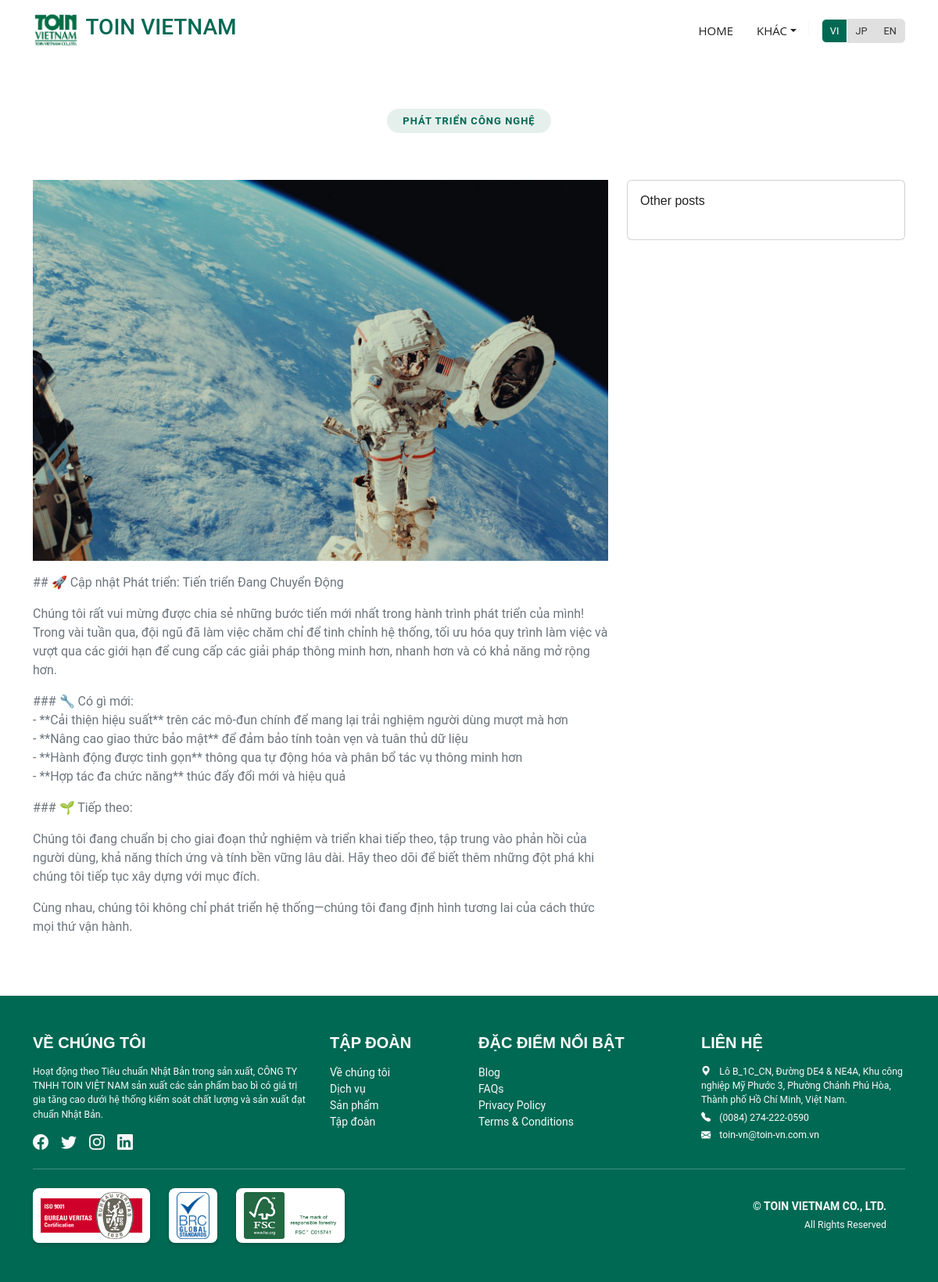
The page /vi/blog/1/ on the database its author committed.
### pages/models.py (models this page shows, shortened)
class Post(models.Model):
    id = models.AutoField(primary_key=True)
    en_title = models.CharField(max_length=200, null=True, blank=True)
    vi_title = models.CharField(max_length=200, null=True, blank=True)
    jp_title = models.CharField(max_length=200, null=True, blank=True)
    en_description = models.TextField(null=True, blank=True)
    vi_description = models.TextField(null=True, blank=True)
    jp_description = models.TextField(null=True, blank=True)
    image = models.FileField(upload_to="post/", blank=True, null=True)
    is_published = models.BooleanField(
        default=False, help_text="Publish this post to make it visible on the blog"
    )
    publish_date = models.DateTimeField(
        null=True, blank=True, help_text="Date and time when this post was published"
    )
    def get_description(self):
        language = get_language()
        return (
            getattr(self, f"{language}_description", None)
            or getattr(self, "en_description", None)
            or getattr(self, "vi_description", None)
            or getattr(self, "jp_description", None)
            or "No description available"
        )
    def get_title(self):
        language = get_language()
        return getattr(self, f"{language}_title", None)

class Address(models.Model):
    id = models.AutoField(primary_key=True)
    company_profile = models.ForeignKey(
        "CompanyProfile", on_delete=models.CASCADE, related_name="office_addresses"
    )
    en_name = models.CharField(max_length=200, null=True, blank=True)
    vi_name = models.CharField(max_length=200, null=True, blank=True)
    jp_name = models.CharField(max_length=200, null=True, blank=True)
    en_address = models.TextField(null=False, blank=False, default="No Data")
    vi_address = models.TextField(null=False, blank=False, default="No Data")
    jp_address = models.TextField(null=False, blank=False, default="No Data")
    address_link = models.TextField(null=True, blank=True)

class CompanyProfile(models.Model):
    id = models.AutoField(primary_key=True)
    company_name = models.CharField(max_length=200)
    foundation_date = models.DateField()
    representative = models.CharField(max_length=100)
    capital = models.DecimalField(max_digits=12, decimal_places=2)
    en_mission = models.CharField(max_length=200, null=True, blank=True)
    vi_mission = models.CharField(max_length=200, null=True, blank=True)
    jp_mission = models.CharField(max_length=200, null=True, blank=True)
    en_productions_operations = models.TextField(null=True, blank=True)
    vi_productions_operations = models.TextField(null=True, blank=True)
    jp_productions_operations = models.TextField(null=True, blank=True)
    en_address = models.TextField(null=False, blank=False, default="No Data")
    vi_address = models.TextField(null=False, blank=False, default="No Data")
    jp_address = models.TextField(null=False, blank=False, default="No Data")
    def get_address(self):
        language = get_language()
        return getattr(self, f"{language}_address", None) or "No Data"

class Contact(models.Model):
    id = models.AutoField(primary_key=True)
    address = models.ForeignKey(
        "Address", on_delete=models.CASCADE, related_name="contact_addresses"
    )
    gender = models.CharField(max_length=1, choices=[("M", "Male"), ("F", "Female")])
    contact_name = models.CharField(
        max_length=200, null=False, blank=False, default="No Data"
    )
    contact_number = models.CharField(
        max_length=200, null=False, blank=False, default="No Data"
    )
    contact_email = models.CharField(
        max_length=200, null=False, blank=False, default="No Data"
    )

### pages/views.py (the view)
# urls.py: path("blog/<int:post_id>/", views.blog_detail, name="blog_detail"),
def blog_detail(request, post_id):
    post = Post.objects.filter(id=post_id, is_published=True).first()
    company_profile = CompanyProfile.objects.first()
    recent_posts = (
        Post.objects.filter(is_published=True)
        .exclude(id=post_id)
        .order_by("-publish_date")[:5]
    )
    if not post:
        from django.http import Http404
        raise Http404("Post not found")
    return render(
        request,
        "pages/blog_detail.html",
        {
            "post": post,
            "recent_posts": recent_posts,
            "company_profile": company_profile,
        },
    )

### pages/templatetags/custom_tags.py (called while the page is built)
@register.simple_tag
def is_locale_root(path):
    from django.conf import settings
    from django.utils.translation import get_language
    current_language = get_language()
    locale_root_path = f'/{current_language}/'
    return path != locale_root_path and path != '/'

### templates/pages/blog_detail.html (shortened to what this page needs)
{% extends 'base.html' %}
{% load static %}
{% block pages %}
    <section class="section">
        <div class="container">
            <div class="section-title" data-aos="fade-up">
                <h2>{{ post.get_title }}</h2>
            </div>
            <div class="row">
                <div class="col-lg-8">
                    {% if post.image %}
                        <img src="{{ post.image.url }}"
                             class="img-fluid mb-3"
                             alt="{{ post.get_title }}">
                    {% endif %}
                    <div class="content text-secondary">{{ post.get_description|linebreaks }}</div>
                </div>
                <div class="col-lg-4">
                    <div class="card p-3">
                        <h6>Other posts</h6>
                    </div>
                </div>
            </div>
        </div>
    </section>
{% endblock pages %}

### templates/footer.html
{% load i18n %}
{% load static %}
{% block script %}
    <link rel="stylesheet" href="{% static 'css/custom/footer-custom.css' %}">
{% endblock script %}
<footer id="footer" class="footer text-light pt-5">
    <div class="container">
        <div class="row gy-4">
            <div class="col-lg-4 col-md-6">
                <h5 class="text-uppercase fw-bold mb-3  text-white">{% trans 'ABOUT US' %}</h5>
                <p class="small">
                    {% trans 'JAPANESE STANDARDS IN MANUFACTURING TOIN VIETNAM CO.,LTD. produces highly value-added packages under quality and manufacturing control systems with Japanese standards.' %}
                </p>
                <div class="d-flex gap-3">
                    <a href="#" class="text-light fs-5"><i class="bi bi-facebook"></i></a>
                    <a href="#" class="text-light fs-5"><i class="bi bi-twitter"></i></a>
                    <a href="#" class="text-light fs-5"><i class="bi bi-instagram"></i></a>
                    <a href="#" class="text-light fs-5"><i class="bi bi-linkedin"></i></a>
                </div>
            </div>
            <div class="col-lg-2 col-md-6">
                <h5 class="text-uppercase fw-bold mb-3  text-white">{% trans 'OUR BUSINESSES' %}</h5>
                <ul class="list-unstyled">
                    <li>
                        <a href="#about" class="text-light text-decoration-none">{% trans 'About Us' %}</a>
                    </li>
                    <li>
                        <a href="#services" class="text-light text-decoration-none">{% trans 'Services' %}</a>
                    </li>
                    <li>
                        <a href="#portfolio" class="text-light text-decoration-none">{% trans 'Portfolio' %}</a>
                    </li>
                    <li>
                        <a href="#team" class="text-light text-decoration-none">{% trans 'Our Businesses' %}</a>
                    </li>
                </ul>
            </div>
            <div class="col-lg-3 col-md-6">
                <h5 class="text-uppercase fw-bold mb-3  text-white">{% trans 'FEATURES' %}</h5>
                <ul class="list-unstyled">
                    <li>
                        <a href="#!" class="text-light text-decoration-none">Blog</a>
                    </li>
                    <li>
                        <a href="#!" class="text-light text-decoration-none">FAQs</a>
                    </li>
                    <li>
                        <a href="#!" class="text-light text-decoration-none">Privacy Policy</a>
                    </li>
                    <li>
                        <a href="#!" class="text-light text-decoration-none">Terms & Conditions</a>
                    </li>
                </ul>
            </div>
            {% for office in company_profile.office_addresses.all %}
                {% if "FACTORY" in office.en_name %}
                    {% with contact=office.contact_addresses.first %}
                        {% if contact %}
                            <div class="col-lg-3 col-md-6">
                                <h5 class="text-uppercase fw-bold mb-3  text-white">{% trans 'CONTACT' %}</h5>
                                <p class="small mb-1">
                                    <i class="bi bi-geo-alt-fill me-2"></i> {{ company_profile.get_address }}
                                </p>
                                <p class="small mb-1">
                                    <i class="bi bi-telephone-fill me-2"></i> {{ contact.contact_number }}
                                </p>
                                <a class="small text-white" href="mailto:{{ contact.contact_email }}">
                                    <i class="bi bi-envelope-fill me-2"></i> {{ contact.contact_email }}
                                </a>
                            </div>
                        {% endif %}
                    {% endwith %}
                {% endif %}
            {% endfor %}
        </div>
        <hr class="border-light mt-4">
        <div id="certificates" class="row gy-4">
            <div class="row justify-content-between align-items-center text-center gy-3">
                <div class="col-12 col-md-8 d-flex flex-wrap justify-content-start gap-4">
                    <a href="https://www.iso.org" target="_blank" class="footer-logo">
                        <img src="{% static 'images/certificates/iso.png' %}"
                             alt="ISO"
                             height="60">
                    </a>
                    <a href="https://www.brcglobalstandards.com"
                       target="_blank"
                       class="footer-logo">
                        <img src="{% static 'images/certificates/brc.png' %}"
                             alt="BRC"
                             height="60">
                    </a>
                    <a href="https://fscus.org" target="_blank" class="footer-logo">
                        <img src="{% static 'images/certificates/fsc.png' %}"
                             alt="FSC"
                             height="60">
                    </a>
                </div>
                <div class="col-12 col-md-4 text-center text-md-end align-items-center">
                    <p class="mb-1 fw-bold">© TOIN VIETNAM CO., LTD.</p>
                    <p class="mb-0 small text-light">All Rights Reserved</p>
                </div>
            </div>
        </div>
    </div>
</footer>

### static/css/main(1).css (style rules this page uses)
:root { --default-font: "Roboto", system-ui, -apple-system, "Segoe UI", Roboto, "Helvetica Neue", Arial, "Noto Sans", "Liberation Sans", sans-serif, "Apple Color Emoji", "Segoe UI Emoji", "Segoe UI Symbol", "Noto Color Emoji"; --heading-font: "Montserrat", sans-serif; --nav-font: "Open Sans", sans-serif; }
:root { --background-color: #ffffff; --default-color: #444444; --heading-color: #222222; --accent-color: #006953; --surface-color: #ffffff; --contrast-color: #ffffff; }
:root { --nav-color: #222222; --nav-hover-color: #006953; --nav-mobile-background-color: #ffffff; --nav-dropdown-background-color: #ffffff; --nav-dropdown-color: #222222; --nav-dropdown-hover-color: #006953; }
:root { scroll-behavior: smooth; }
body { color: var(--default-color); background-color: var(--background-color); font-family: var(--default-font); }
a { color: var(--accent-color); text-decoration: none; transition: 0.3s; }
h1, h2, h3, h4, h5, h6 { color: var(--heading-color); font-family: var(--heading-font); }
.footer { background-color: var(--accent-color); font-size: 14px; padding-bottom: 50px; position: relative; color: white; }
section, .section { color: var(--default-color); background-color: var(--background-color); padding: 60px 0; scroll-margin-top: 78px; overflow: clip; }
.section-title { text-align: center; padding-bottom: 60px; position: relative; }
.section-title h2 { font-size: 13px; letter-spacing: 1px; font-weight: 700; padding: 8px 20px; margin: 0; background: color-mix(in srgb, var(--accent-color), transparent 90%); color: var(--accent-color); display: inline-block; text-transform: uppercase; border-radius: 50px; font-family: var(--default-font), serif; }

### static/css/custom/base.css (style rules this page uses)
:root { --accent-color: #006953; --contrast-color: #ffffff; --surface-color: #ffffff; --default-color: #e0e0e0; --heading-color: #222222; }

### static/css/custom/footer-custom.css (style rules this page uses)
.footer-logo { height: auto; background: #fff; padding: 5px 10px; border-radius: 8px; box-shadow: 0 2px 5px rgba(0, 0, 0, 0.2); display: flex; align-items: center; justify-content: center; }

### rows shown on the page
Post: get_title "PHÁT TRIỂN CÔNG NGHỆ", image (picture), get_description "## 🚀 Cập nhật Phát triển: Tiến triển Đang Chuyển Động Chúng tôi rất vui mừng được chia sẻ những bước tiến mới nhất trong hành trình phát triển của mình! Trong vài tuần qua, đội ngũ đã làm việc chăm chỉ để tinh chỉnh hệ thống, tối ưu hóa quy trình làm việc và vượt qua các giới hạn để cung cấp các giải pháp thông minh hơn, nhanh hơn và có khả năng mở rộng hơn. ### 🔧 Có gì mới: - **Cải thiện hiệu suất** trên các mô-đun chính để mang lại trải nghiệm người dùng mượt mà hơn - **Nâng cao giao thức bảo mật** để đảm bảo tính toàn vẹn và tuân thủ dữ liệu - **Hành động được tinh gọn** thông qua tự động hóa và phân bổ tác vụ thông minh hơn - **Hợp tác đa chức năng** thúc đẩy đổi mới và hiệu quả ### 🌱…"
Address: contact_addresses.first.contact_number "(0084) 274-222-0590", contact_addresses.first.contact_email "toin-vn@toin-vn.com.vn"
CompanyProfile: get_address "Lô B_1C_CN, Đường DE4 & NE4A, Khu công nghiệp Mỹ Phước 3, Phường Chánh Phú Hòa, Thành phố Hồ Chí Minh, Việt Nam."
